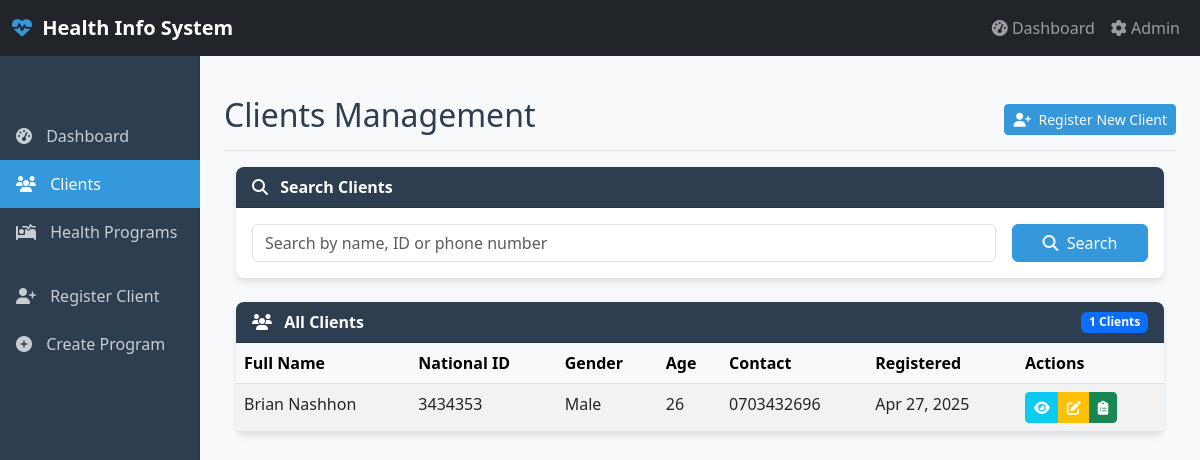
/clients/, run on the app's committed database.
### core/models.py (models this page shows, shortened)
class Client(models.Model):
    GENDER_CHOICES = [
        ('M', 'Male'),
        ('F', 'Female'),
        ('O', 'Other'),
    ]
    id = models.UUIDField(primary_key=True, default=uuid.uuid4, editable=False)
    first_name = models.CharField(max_length=100)
    last_name = models.CharField(max_length=100)
    date_of_birth = models.DateField()
    gender = models.CharField(max_length=1, choices=GENDER_CHOICES)
    phone_number = models.CharField(max_length=20, blank=True)
    email = models.EmailField(blank=True)
    address = models.TextField(blank=True)
    national_id = models.CharField(max_length=50, blank=True, unique=True)
    programs = models.ManyToManyField(HealthProgram, through='Enrollment')
    created_at = models.DateTimeField(auto_now_add=True)
    updated_at = models.DateTimeField(auto_now=True)
    class Meta:
        ordering = ['last_name', 'first_name']
    @property
    def full_name(self):
        return f"{self.first_name} {self.last_name}"
    @property
    def age(self):
        today = timezone.now().date()
        return today.year - self.date_of_birth.year - (
            (today.month, today.day) < (self.date_of_birth.month, self.date_of_birth.day)
        )

### core/views.py (the view, shortened to what this page needs)
# urls.py: path('clients/', views.client_list, name='client_list'),
def client_list(request):
    form = ClientSearchForm(request.GET)
    clients = Client.objects.all()
    context = {'clients': clients, 'form': form}
    return render(request, 'client/list.html', context)

### core/forms.py
class ClientSearchForm(forms.Form):
    search = forms.CharField(
        max_length=100,
        required=False,
        widget=forms.TextInput(attrs={
            'class': 'form-control search-input',
            'placeholder': 'Search by name, ID or phone number',
            'aria-label': 'Search'
        })
    )

### core/templates/client/list.html (shortened to what this page needs)
{% extends 'base.html' %}
{% block page_header %}Clients Management{% endblock %}
{% block page_actions %}
<div class="btn-group">
    <a href="{% url 'client_create' %}" class="btn btn-sm btn-primary">
        <i class="fas fa-user-plus me-1"></i> Register New Client
    </a>
</div>
{% endblock %}
{% block content %}
<div class="card mb-4" data-aos="fade-up">
    <div class="card-header">
        <i class="fas fa-search me-2"></i> Search Clients
    </div>
    <div class="card-body">
        <form method="get" action="{% url 'client_list' %}" class="row g-3">
            <div class="col-md-10">
                {{ form.search }}
            </div>
            <div class="col-md-2">
                <button type="submit" class="btn btn-primary w-100">
                    <i class="fas fa-search me-1"></i> Search
                </button>
            </div>
        </form>
    </div>
</div>
<div class="card" data-aos="fade-up" data-aos-delay="100">
    <div class="card-header">
        <div class="d-flex justify-content-between align-items-center">
            <span><i class="fas fa-users me-2"></i> All Clients</span>
            <span class="badge bg-primary">{{ clients.count }} Clients</span>
        </div>
    </div>
    <div class="card-body p-0">
        <div class="table-responsive">
            <table class="table table-hover table-striped mb-0">
                <thead class="table-light">
                    <tr>
                        <th>Full Name</th>
                        <th>National ID</th>
                        <th>Gender</th>
                        <th>Age</th>
                        <th>Contact</th>
                        <th>Registered</th>
                        <th>Actions</th>
                    </tr>
                </thead>
                <tbody>
                    {% for client in clients %}
                    <tr class="client-row" data-aos="fade-right" data-aos-delay="{{ forloop.counter|add:100 }}">
                        <td>{{ client.full_name }}</td>
                        <td>{{ client.national_id }}</td>
                        <td>{{ client.get_gender_display }}</td>
                        <td>{{ client.age }}</td>
                        <td>{{ client.phone_number }}</td>
                        <td>{{ client.created_at|date:"M d, Y" }}</td>
                        <td>
                            <div class="btn-group">
                                <a href="{% url 'client_detail' pk=client.id %}" class="btn btn-sm btn-info text-white" title="View Details">
                                    <i class="fas fa-eye"></i>
                                </a>
                                <a href="{% url 'client_update' pk=client.id %}" class="btn btn-sm btn-warning text-white" title="Edit Client">
                                    <i class="fas fa-edit"></i>
                                </a>
                                <a href="{% url 'enroll_client' client_id=client.id %}" class="btn btn-sm btn-success" title="Enroll in Program">
                                    <i class="fas fa-clipboard-list"></i>
                                </a>
                            </div>
                        </td>
                    </tr>
                    {% endfor %}
                </tbody>
            </table>
        </div>
    </div>
</div>
{% endblock %}

### core/templates/base.html (style rules this page uses)
:root { --primary: #2c3e50; --secondary: #3498db; --accent: #e74c3c; --light: #ecf0f1; --dark: #2c3e50; }
body { font-family: 'Segoe UI', Tahoma, Geneva, Verdana, sans-serif; background-color: #f8f9fa; color: var(--dark); padding-top: 60px; }
.card { border-radius: 8px; border: none; box-shadow: 0 4px 6px rgba(0, 0, 0, 0.1); margin-bottom: 20px; transition: transform 0.3s ease; }
.card-header { background-color: var(--primary); color: white; border-radius: 8px 8px 0 0 !important; font-weight: 600; }
.btn-primary { background-color: var(--secondary); border-color: var(--secondary); }
.slide-up { animation: slideUp 0.5s ease-out; }

### data on the page
Client: full_name "Brian Nashhon", national_id "3434353", gender "Male", age "26", phone_number "0703432696", created_at "Apr 27, 2025"

### other printed values
{{ clients.count }} "1"
